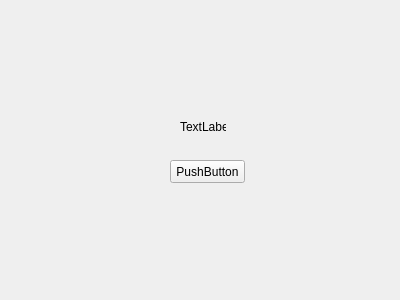
<?xml version="1.0" encoding="UTF-8"?>
<ui version="4.0">
 <class>tutorial</class>
 <widget class="QWidget" name="tutorial">
  <property name="geometry">
   <rect>
    <x>0</x>
    <y>0</y>
    <width>400</width>
    <height>300</height>
   </rect>
  </property>
  <property name="windowTitle">
   <string>Form</string>
  </property>
  <widget class="QLabel" name="label">
   <property name="geometry">
    <rect>
     <x>180</x>
     <y>120</y>
     <width>46</width>
     <height>13</height>
    </rect>
   </property>
   <property name="text">
    <string>TextLabel</string>
   </property>
  </widget>
  <widget class="QPushButton" name="pushButton">
   <property name="geometry">
    <rect>
     <x>170</x>
     <y>160</y>
     <width>75</width>
     <height>23</height>
    </rect>
   </property>
   <property name="text">
    <string>PushButton</string>
   </property>
  </widget>
 </widget>
 <resources/>
 <connections/>
</ui>
